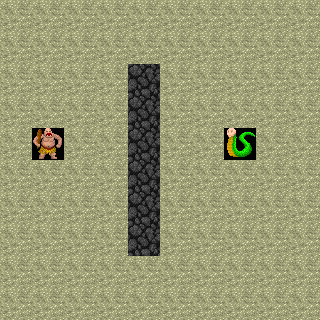

The image is a tile-based game level rendered from a .tmx file. Its description and complete source (layers, tilesets, objects, tile grids) follow:
An orthogonal 10x10 tile map with 32x32 px tiles, 1 tile layer (Tile Layer 1).

<map version="1.0" orientation="orthogonal" renderorder="right-down" width="10" height="10" tilewidth="32" tileheight="32" nextobjectid="1">
 <tileset firstgid="1" name="sprite" tilewidth="32" tileheight="32" tilecount="196">
  <image source="sprite.png" width="128" height="32" />
 </tileset>
 <layer name="Tile Layer 1" width="10" height="10">
  <data encoding="csv">
1,1,1,1,1,1,1,1,1,1,
1,1,1,1,1,1,1,1,1,1,
1,1,1,1,4,1,1,1,1,1,
1,1,1,1,4,1,1,1,1,1,
1,3,1,1,4,1,1,2,1,1,
1,1,1,1,4,1,1,1,1,1,
1,1,1,1,4,1,1,1,1,1,
1,1,1,1,4,1,1,1,1,1,
1,1,1,1,1,1,1,1,1,1,
1,1,1,1,1,1,1,1,1,1
</data>
 </layer>
</map>